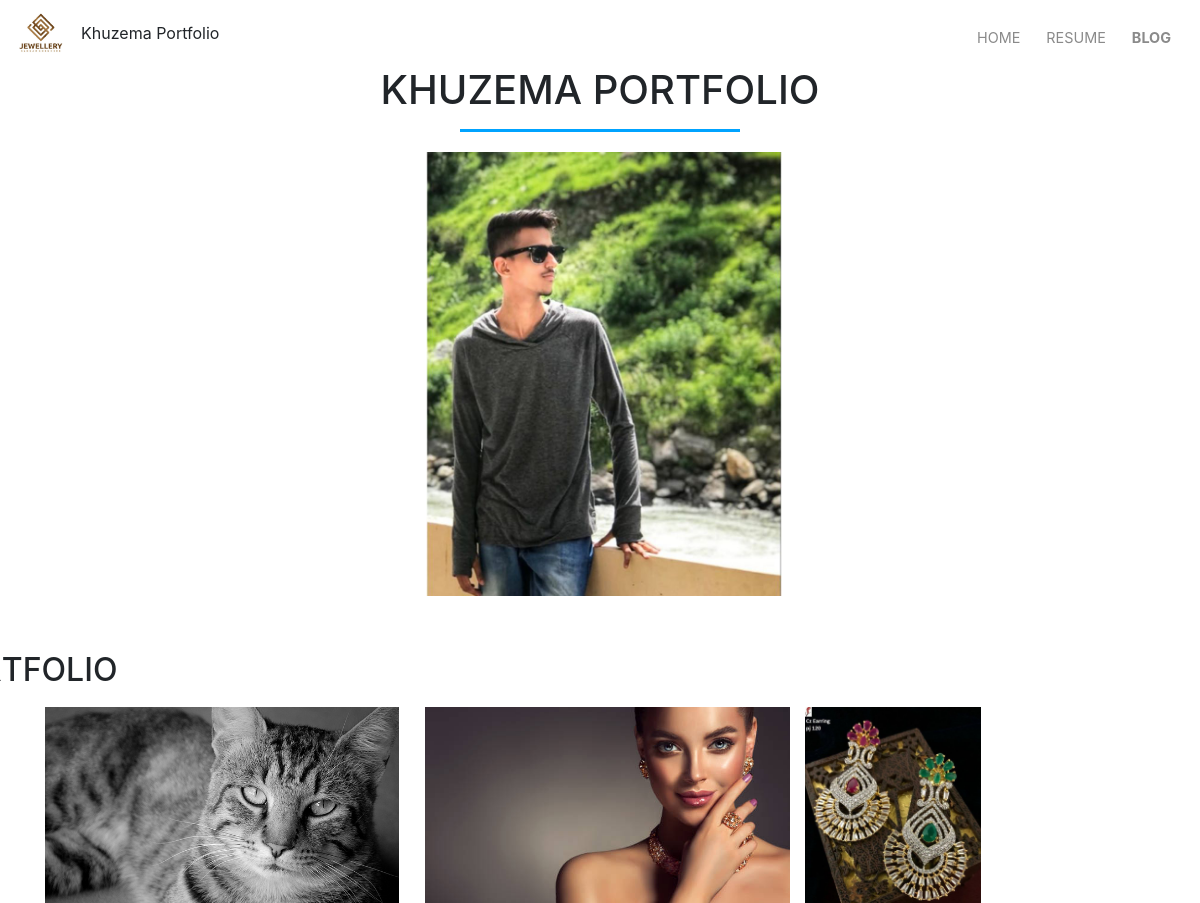
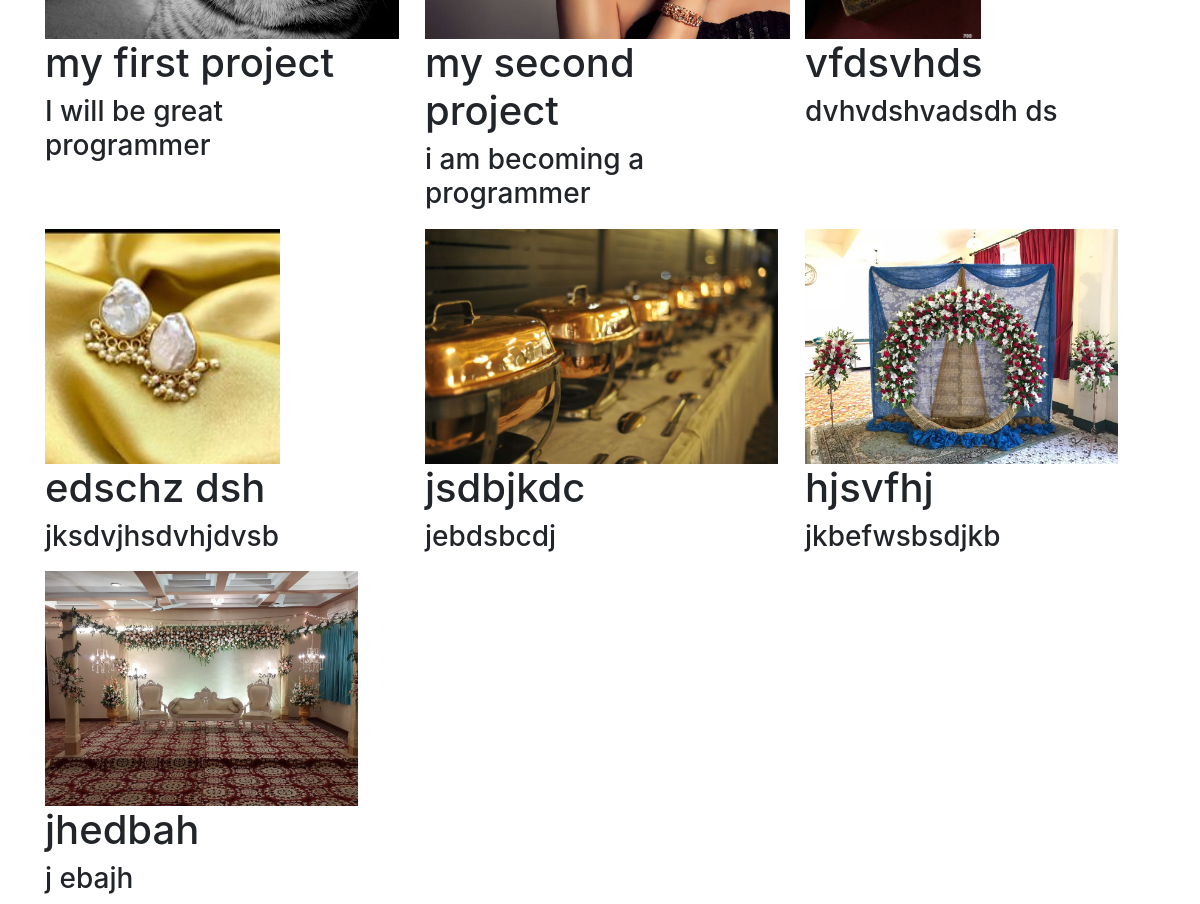
The page / on the database its author committed (2 pictures, top to bottom).
### portfolio/models.py (models this page shows)
class project(models.Model):
    title = models.CharField(max_length=200)
    describtion = models.CharField(max_length=250)
    image = models.ImageField(upload_to='portfolio/image/')
    urls = models.URLField(blank= True)

### portfolio/views.py (the view)
# urls.py: 2. Add a URL to urlpatterns:  path('', views.home, name='home')
def home(request):
    projects = project.objects.all()
    return render(request , 'portfolio/home.html' , {'projects':projects})

### portfolio/templates/portfolio/home.html
{% extends 'portfolio/base.html' %}
{% block content %}
    {% load static %}
    <link rel="stylesheet" href="{% static 'portfolio/home.css' %}">
    <section id="header">
    <div class="container">
        <h1>KHUZEMA PORTFOLIO</h1>
        <img src="{% static 'portfolio/khuzema.jpg' %}">
    </div>
    </section>
    <section id="portfolio">
    <div class="container">
        <h2>PORTFOLIO</h2>
        <div class="project">
         <div class="row">
            {% for eggs in projects %}
                <div class="col-lg-4">
                {% if eggs.urls %}
                  <a href="{{ eggs.urls }}"><img src="{{ eggs.image.url }}"></a>
                    {% else %}
                    <img src="{{ eggs.image.url }}">
                {% endif %}
               <h1>{{ eggs.title }}</h1>
                <h3>{{ eggs.describtion }}</h3>
                </div>
            {% endfor %}
         </div>
{% endblock %}

### portfolio/templates/portfolio/base.html (shortened to what this page needs)
<!doctype html>
{% load static %}
<html lang="en">
  <head>
    <link rel="stylesheet" href="https://stackpath.bootstrapcdn.com/bootstrap/4.4.1/css/bootstrap.min.css">
      <link rel="stylesheet" href="{% static 'portfolio/style2.css' %}">
  </head>
  <body>
  <section id="nav-bar">
<nav class="navbar navbar-expand-lg navbar-light">
  <a class="navbar-brand" href="#"><img src="{% static 'portfolio/logo2.jpg' %}"></a>Khuzema Portfolio
  <div class="collapse navbar-collapse" id="navbarNav">
    <ul class="navbar-nav ml-auto">
      <li class="nav-item active">
        <a class="nav-link" href="{% url 'home' %}">HOME<span class="sr-only">(current)</span></a>
      </li>
      <li class="nav-item">
        <a class="nav-link" href="{% static 'portfolio/sample.pdf' %}">RESUME</a>
      </li>
      <li class="nav-item">
        <a class="nav-link" href="{% url 'all_blog' %}"><b>BLOG</b></a>
      </li>
    </ul>
  </div>
</nav>
  </section>
      {% block content%}{% endblock%}
  </body>
</html>

### portfolio/static/portfolio/style2.css (style rules this page uses)
* { margin:0; padding:0; }
#nav-bar { position: sticky; top: 0; z-index: 10; }
.navbar-brand img { height: 40px; }
.navbar-nav li { padding: 0 5px; margin-top: 10px; }
.navbar-nav li a { float:right; text-align: left; font-size: 0.9em; }
.navbar { background-color: #fff!important; }
.nav-link { color:#8A8A8A !important; font-size: 13px; }

### portfolio/static/portfolio/home.css (style rules this page uses)
#header h1 { text-align: center; margin-bottom: 20px; }
#header h1::after { content: ''; display: block; height: 3px; width: 280px; margin: 15px auto; background: #00a3ff; }
#header img { height: 30%; width: 40%; margin-left: 337px; transition: transform .5s; }
#portfolio h2 { text-align: left; margin-left: -109px; margin-top: 55px; }
#portfolio img { height: 235px; margin-top: 10px; }

### rows shown on the page
project: image (picture), title "my first project", describtion "I will be great programmer"
project: image (picture), title "my second project", describtion "i am becoming a programmer"
project: image (picture), title "vfdsvhds", describtion "dvhvdshvadsdh ds"
project: image (picture), title "edschz dsh", describtion "jksdvjhsdvhjdvsb"
project: image (picture), title "jsdbjkdc", describtion "jebdsbcdj"
project: image (picture), title "hjsvfhj", describtion "jkbefwsbsdjkb"
project: image (picture), title "jhedbah", describtion "j ebajh"
